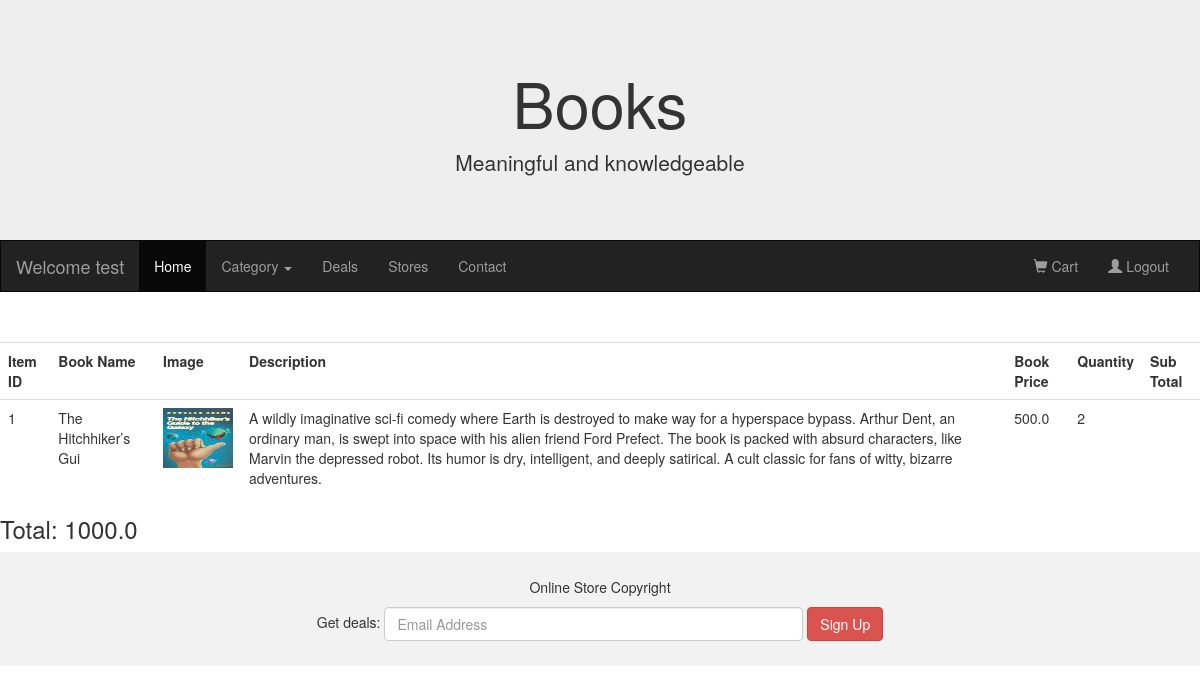
Page /cart (signed in) on the committed database.
### UserApp/models.py (models this page shows)
class MyCart(models.Model):
    book = models.ForeignKey(Book,on_delete=models.CASCADE)
    user = models.ForeignKey(UserInfo,on_delete=models.CASCADE)
    qty = models.IntegerField(default=2)
    class Meta:
        db_table = "MyCart"

### AdminApp/models.py (models this page shows, shortened)
class Book(models.Model):
    book_name = models.CharField(max_length=20)
    author = models.CharField(max_length=20)
    price = models.FloatField(default=500)
    description =models.CharField(max_length=500)
    image_url = models.ImageField(default="abc.jpg",upload_to="media/Images/")
    category =models.ForeignKey(Category,on_delete=models.CASCADE)
    class Meta:
        db_table = "Book"

### UserApp/views.py (the view)
# urls.py: path("cart",views.showcart),
def showcart(request):
    if request.method=="GET":
        if "uname" in request.session:
            cats = Category.objects.all()
            user = UserInfo.objects.get(username=request.session["uname"])
            items = MyCart.objects.filter(user=user)
            total = 0
            for item in items:
                total += item.book.price*item.qty
            request.session["total"] = total
            return render(request,"showcart.html",{"cats":cats,"items":items})
        else:
            return redirect(login)
    else:
        pass

### UserApp/templates/showcart.html
{%extends "homepage.html" %}
{%block content%}
<table class ="table">
    <tr><th>Item ID</th><th>Book Name</th><th>Image</th>
    <th>Description</th><th>Book Price</th>
    <th>Quantity</th><th>Sub Total</th><tr>
        {%for item in items%}
    <tr>
        <td>{{item.id}}</td>
        <td>{{item.book.book_name}}</td>
        <td>
            <img src="{{item.book.image_url.url}}" style="width:70px;height:60px;" class="img_circle"/>
        </td>
        <td>{{item.book.description}}</td>
        <td>{{item.book.price}}</td>
        <td>{{item.qty}}</td>
        <td>
        </td>
    </tr>
    {%endfor%}
</table>
<h3>Total: {{request.session.total}}</h3>
{%endblock%}

### rows in the picture
MyCart: id "1", book.book_name "The Hitchhiker’s Gui", book.image_url (picture), book.description "A wildly imaginative sci-fi comedy where Earth is destroyed to make way for a hyperspace bypass. Arthur Dent, an ordinary man, is swept into space with his alien friend Ford Prefect. The book is packed with absurd characters, like Marvin the depressed robot. Its humor is dry, intelligent, and deeply satirical. A cult classic for fans of witty, bizarre adventures.", book.price "500.0", qty "2"

### other values in the picture
{{ request.session.uname }} "test"
{{ request.session.total }} "1000.0"
